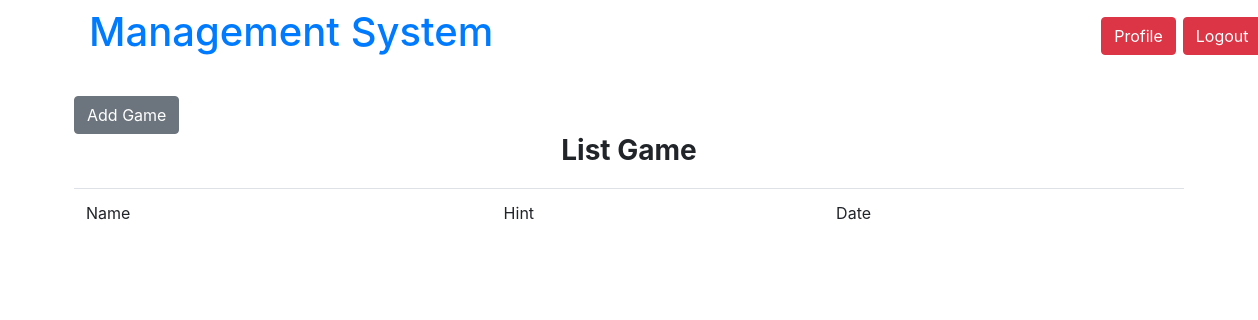
The app's page /user/game/index.php (signed in), older data.
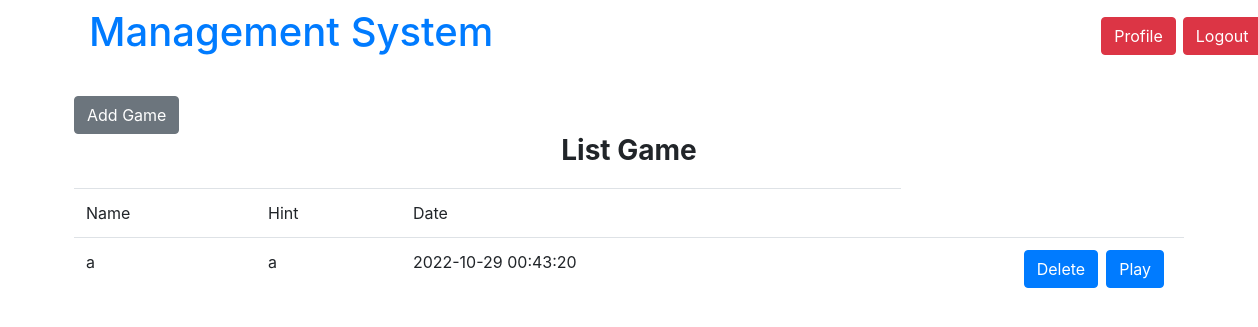
The same page, newer data.
### tables this page shows
CREATE TABLE `game` (
  `id` int(11) NOT NULL,
  `author` varchar(100) DEFAULT NULL,
  `title` varchar(100) DEFAULT NULL,
  `hint` varchar(100) DEFAULT NULL,
  `file` varchar(100) DEFAULT NULL,
  `date` datetime NOT NULL DEFAULT current_timestamp()
);

### user/game/index.php (the view, shortened to what this page needs)
<?php
    require_once '../../config/connect.php';
?>
<!doctype html>
<html lang="en">
  <head>
    <link rel="stylesheet" href="https://stackpath.bootstrapcdn.com/bootstrap/4.3.1/css/bootstrap.min.css">
  </head>
  <body>
    <?php include "../header.php";?>
    <div class="container">
        <?php if($_SESSION['role']){ ?>
        <div class="row">
            <div class="col-md-2">
                <form action="upgame.php">
                    <button type="submit" class="btn btn-secondary">Add Game</button>
                </form>
            </div>
        </div>
       <?php } ?>
       <h3><center><b>List Game</b></center></h3>
        <div class="row" style="margin-top: 20px">
            <div class="col-sm-12">
                <div class="table-responsive">
                    <table class="table">
                        <thead>
                            <tr>
                                <td>Name</td>
                                <td>Hint</td>
                                <td>Date</td>
                            </tr>
                        </thead>
                        <tbody>
                            <tr>
                                <?php
                                $query = "SELECT * FROM game";
                                $games = $conn->query($query);
                                foreach($games as $game){
                                    echo "<td>".$game['title']."</td>";
                                    echo "<td>".$game['hint']."</td>";
                                    echo "<td>".$game['date']."</td>";
                                    echo "<td>";
                                    echo "<a href='play.php?id=".$game['id']."' class=\"btn btn-primary\" style=\"float: right;margin-right: 8px\">Play</a>";
                                    echo "<form action=\"\" method='post'><input type='hidden' name='file' value='".$game['file']."'><button type=\"submit\" class=\"btn btn-primary\" style=\"float: right;margin-right: 8px\" onclick='return confirm(\"Delete Game?\")' name='delete' value='".$game['id']."'>Delete</button></form>";
                                    echo "</td>";
                                }
                            ?>
                            </tr>
                        </tbody>
                    </table>
                </div>
            </div>
        </div>
    </div>
  </body>
</html>

### user/header.php
<nav class="navbar navbar-expand-lg static-top">
    <div class="container">
        <div class="col-sm-7">
            <h1>
                <a href="/challenge_5a/user/index.php" style="text-decoration: none;">Management System</a>
            </h1>
        </div>
        <div class="navbar-collapse col-sm-6">
            <div class="navbar-nav ml-auto">
                <?php if(isset($_SESSION['user']) || isset($_SESSION['student'])) {?>
                <a class="nav-item btn btn-danger" href="/challenge_5a/user/profile.php" style="margin-right: 7px;">
                    Profile
                </a>
                <a class="nav-item btn btn-danger" href="/challenge_5a/logout.php">
                    Logout
                </a>
                <?php } ?>
            </div>
        </div>
    </div>
</nav>
<br>

Row changes from the older to the newer data that the page shows:
added game: title "a", hint "a", date "2022-10-29 00:43:20", $game['id'] 3 (drawn)
